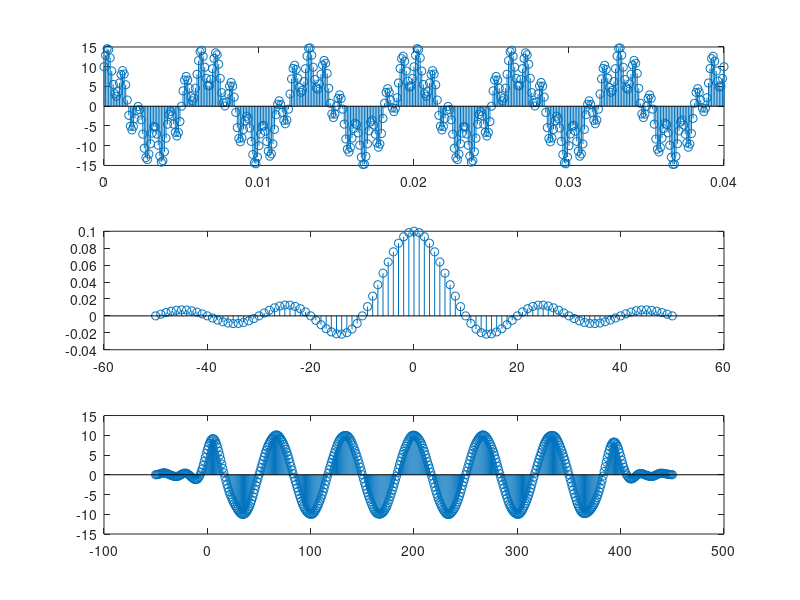

Source code (MATLAB):
clear;
close all;
clc;

Nx = 401;
dt = 0.0001;
n  = 0:Nx-1;
t  = n * dt;

x = 10*cos(2*pi*150*t) + 5*sin(2*pi*1000*t);

Fc = 500;

Nh = 101;
nh = -(Nh-1)/2 : (Nh-1)/2;
h = 2*Fc*dt * sinc(2*Fc*dt*nh);

ny_inicio = n(1)   + nh(1);   % 0 + (-50)  = -50
ny_fin    = n(end) + nh(end); % 400 + 50   = 450
ny        = ny_inicio:ny_fin; % 501 elementos, igual que y

y = conv(x,h);

figure;
subplot(3,1,1)

stem(t,x)

subplot(3,1,2)

stem(nh,h)

subplot(3,1,3)

stem(ny, y)
